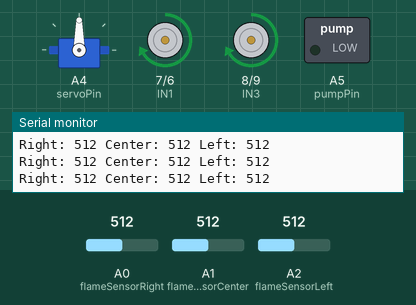
Recording of a sketch running on a simulated Arduino Uno, built with avr-gcc and run on an emulated ATmega328P. On the bench: servo, motor-driver pin pairs drawn as motors (green arrow = first pin HIGH = forward, orange = second pin HIGH = backward, longer = more drive, scaled by the enable pin), switched loads named in the sketch (green lamp = pin HIGH), the last lines printed to the serial monitor. The test bench sets the inputs (shaded band); at power-on: A1 (flameSensorCenter) = 512, A0 (flameSensorRight) = 512, A2 (flameSensorLeft) = 512.

Above: at 1.2 s.
1.3 s: A1 (flameSensorCenter) set to 686
2.8 s: A1 (flameSensorCenter) set to 709
At 3.33 s:
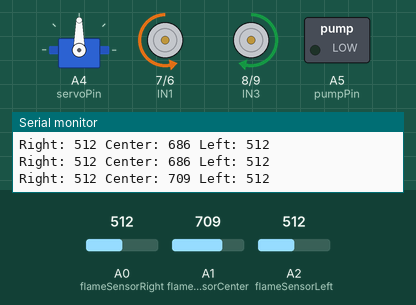
5.8 s: A0 (flameSensorRight) set to 308
8.8 s: A0 (flameSensorRight) set to 289
At 9.18 s:
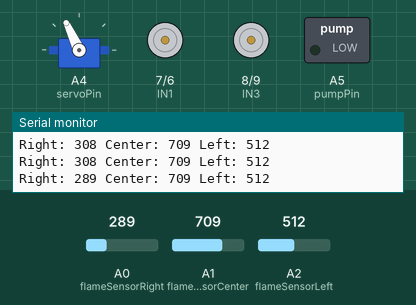
At 11.3 s:
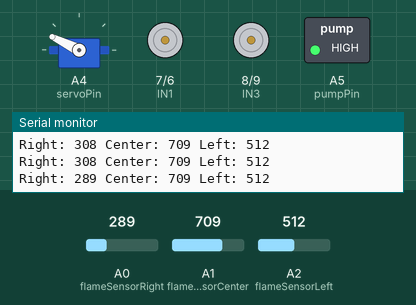
11.8 s: A2 (flameSensorLeft) set to 290
At 13.3 s:
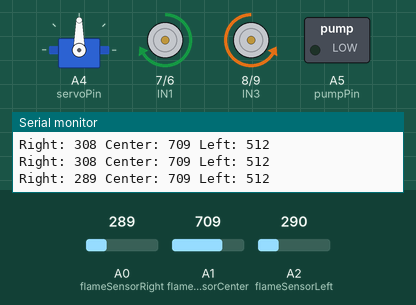
14.8 s: A1 (flameSensorCenter) set to 317
17.8 s: A1 (flameSensorCenter) set to 283
Timing chart, 0 to 24.0 s (numbered marks = the images above; inputs shaded):
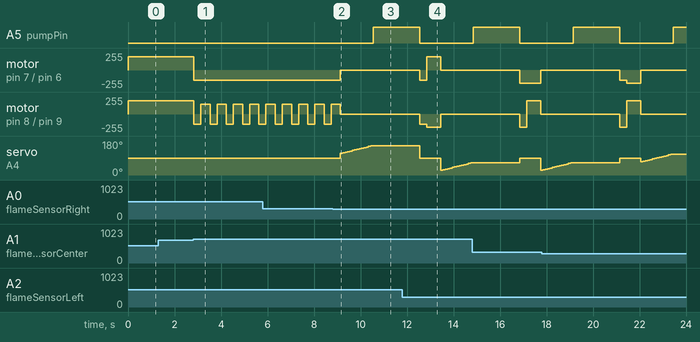

The sketch:

Final_Fire_Robo.ino
```cpp
// Define motor control pins
const int IN1 = 7;  // Left motors forward
const int IN2 = 6;  // Left motors backward
const int IN3 = 8;  // Right motors forward
const int IN4 = 9;  // Right motors backward

// Define motor driver enable pins
const int ENA = 10;  // Enable pin for left motors (PWM pin)
const int ENB = 11;  // Enable pin for right motors (PWM pin)

// Define flame sensor pins
const int flameSensorRight = A0; // Flame sensor right
const int flameSensorCenter = A1; // Flame sensor center
const int flameSensorLeft = A2; // Flame sensor left

// Define servo and pump pin
#include <Servo.h>
Servo myServo;
const int servoPin = A4;
const int pumpPin = A5;

// Variables for flame detection
int flameRightStatus;
int flameCenterStatus;
int flameLeftStatus;

void setup() {
  // Set motor control pins as outputs
  pinMode(IN1, OUTPUT);
  pinMode(IN2, OUTPUT);
  pinMode(IN3, OUTPUT);
  pinMode(IN4, OUTPUT);

  // Set enable pins as outputs
  pinMode(ENA, OUTPUT);
  pinMode(ENB, OUTPUT);

  // Initialize servo
  myServo.attach(servoPin);

  // Initialize flame sensor pins as inputs
  pinMode(flameSensorRight, INPUT);
  pinMode(flameSensorCenter, INPUT);
  pinMode(flameSensorLeft, INPUT);

  // Initialize pump pin
  pinMode(pumpPin, OUTPUT);

  // Start with motors stopped, pump off, and servo at initial position
  stopMotors();
  myServo.write(90); // Initial position of the servo (center)
  digitalWrite(pumpPin, LOW); // Pump off

  Serial.begin(9600);
}

void loop() {
  // Read flame sensor values
  flameRightStatus = analogRead(flameSensorRight);
  flameCenterStatus = analogRead(flameSensorCenter);
  flameLeftStatus = analogRead(flameSensorLeft);

  // Print sensor values for debugging
  Serial.print("Right: "); Serial.print(flameRightStatus);
  Serial.print(" Center: "); Serial.print(flameCenterStatus);
  Serial.print(" Left: "); Serial.println(flameLeftStatus);

  // Check flame sensor readings and control robot accordingly
  if (flameCenterStatus < 300) {  // Flame detected in the center
    extinguishFlame(90);            // Move servo to spray covering angles around the center
  }
  else if (flameLeftStatus < 300) { // Flame detected on the left
    extinguishFlame(45);           // Move servo to spray left
    moveBackward(150);             // Move backward with moderate speed before turning
    delay(300);
    turnLeft(200);                 // Turn left with speed control
    delay(500);
  }
  else if (flameRightStatus < 300) { // Flame detected on the right
    extinguishFlame(135);          // Move servo to spray right
    moveBackward(150);             // Move backward with moderate speed before turning
    delay(300);
    turnRight(200);                // Turn right with speed control
    delay(500);
  }
  else if (flameCenterStatus >= 300 && flameCenterStatus <= 700) {
    // Flame is in front but far away, move forward to get closer
    moveForward(200);              // Move forward with speed control
  }
  else if (flameLeftStatus >= 300 && flameLeftStatus <= 700) {
    // Flame is on the left but far, turn left slightly
    moveBackward(150);             // Move backward with moderate speed
    delay(300);
    turnLeft(150);                 // Turn left with moderate speed
    delay(300);
  }
  else if (flameRightStatus >= 300 && flameRightStatus <= 700) {
    // Flame is on the right but far, turn right slightly
    moveBackward(150);             // Move backward with moderate speed
    delay(300);
    turnRight(150);                // Turn right with moderate speed
    delay(300);
  }
  else {
    // No flame detected, stop the bot and turn off the pump
    stopMotors();
    digitalWrite(pumpPin, LOW);
  }

  delay(100); // Small delay to avoid rapid switching
}

// Function to extinguish flame
void extinguishFlame(int startAngle) {
  stopMotors();                    // Stop the motors before spraying
  for (int angle = startAngle - 20; angle <= startAngle + 20; angle += 3) { // 20 degrees left and right
    myServo.write(angle);    // Move the servo gradually across angles
    delay(100);              // Smooth movement delay
  }
  digitalWrite(pumpPin, HIGH); // Turn on the pump to spray water
  delay(2000);                // Spray for 2 seconds
  digitalWrite(pumpPin, LOW);  // Turn off the pump
  myServo.write(90);           // Reset servo to the center position
}

// Function to move motors forward with speed control
void moveForward(int speed) {
  analogWrite(ENA, speed);  // Control speed of left motors
  analogWrite(ENB, speed);  // Control speed of right motors
  digitalWrite(IN1, HIGH);  // Left motors forward
  digitalWrite(IN2, LOW);
  digitalWrite(IN3, HIGH);  // Right motors forward
  digitalWrite(IN4, LOW);
}

// Function to stop the motors
void stopMotors() {
  analogWrite(ENA, 0);      // Stop left motors
  analogWrite(ENB, 0);      // Stop right motors
}

// Function to move motors backward with speed control
void moveBackward(int speed) {
  analogWrite(ENA, speed);  // Control speed of left motors
  analogWrite(ENB, speed);  // Control speed of right motors
  digitalWrite(IN1, LOW);   // Left motors backward
  digitalWrite(IN2, HIGH);
  digitalWrite(IN3, LOW);   // Right motors backward
  digitalWrite(IN4, HIGH);
}

// Function to turn left with speed control
void turnLeft(int speed) {
  analogWrite(ENA, speed);  // Control speed of left motors
  analogWrite(ENB, speed);  // Control speed of right motors
  digitalWrite(IN1, LOW);   // Left motors backward
  digitalWrite(IN2, HIGH);
  digitalWrite(IN3, HIGH);  // Right motors forward
  digitalWrite(IN4, LOW);
}

// Function to turn right with speed control
void turnRight(int speed) {
  analogWrite(ENA, speed);  // Control speed of left motors
  analogWrite(ENB, speed);  // Control speed of right motors
  digitalWrite(IN1, HIGH);  // Left motors forward
  digitalWrite(IN2, LOW);
  digitalWrite(IN3, LOW);   // Right motors backward
  digitalWrite(IN4, HIGH);
}
```

Measured:
- the behaviour switches between 700 and 701 on A1 (flameSensorCenter) (found by bisection; images 0 and 1)
- the behaviour switches between 300 and 299 on A0 (flameSensorRight) (found by bisection; images 1 and 2)
- after the input at 2.8 s, motor on pin 7 (IN1) / pin 6 (IN2): forward 200/255 → backward 150/255 at once; motor on pin 8 (IN3) / pin 9 (IN4): alternates forward 150/255 for 0.40 s and backward 150/255 for 0.30 s, starting at once
- after the input at 8.8 s, A5 (pumpPin): LOW → HIGH after 1.7 s; motor on pin 7 (IN1) / pin 6 (IN2): backward 150/255 → stopped after 0.34 s; servo on A4 (servoPin): moves from 90° to 154° over 1.3 s, starting after 0.34 s
